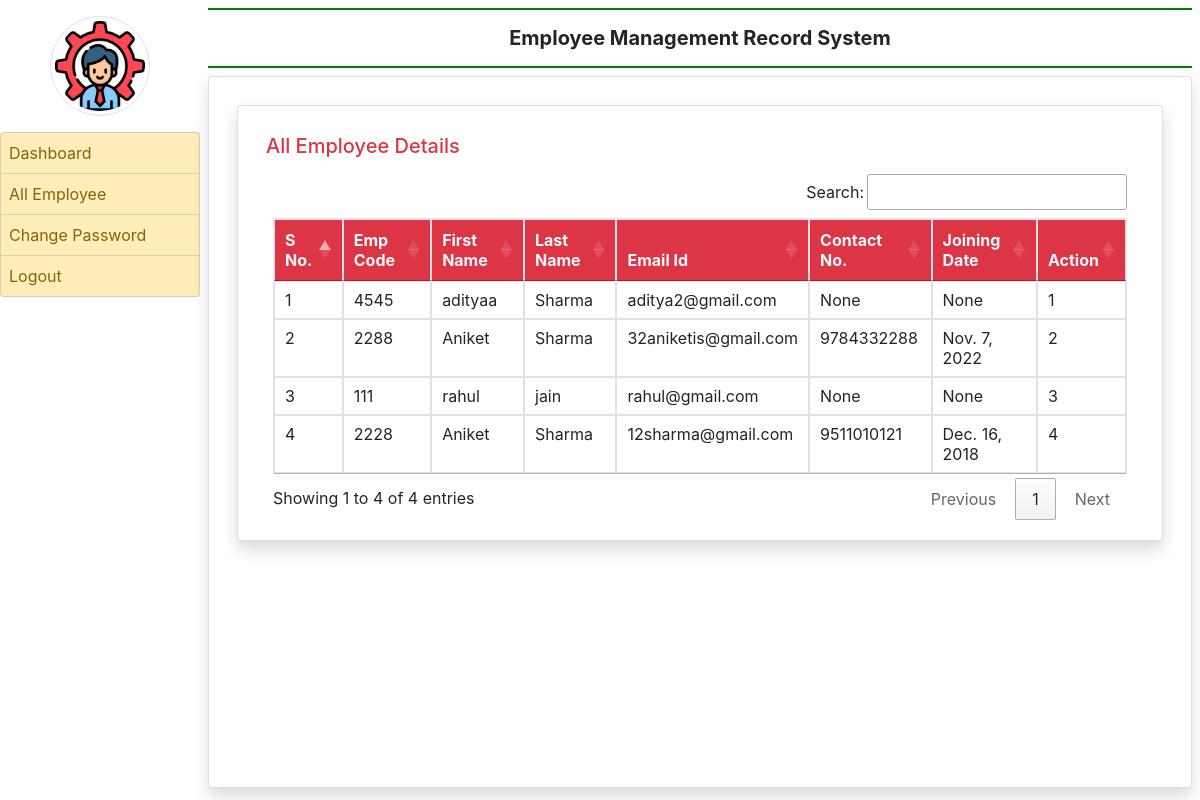
The app's page /all_employee (signed in), older data.
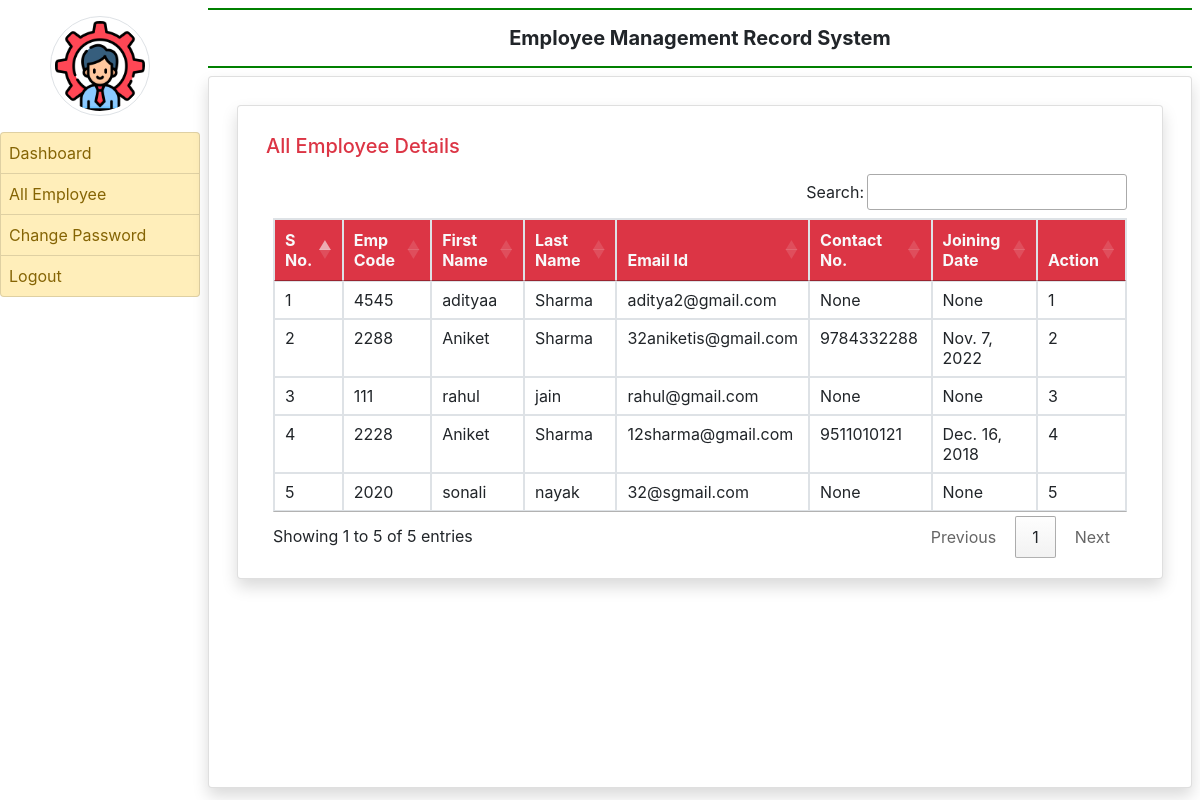
The same page, newer data.
### Employee/models.py (models this page shows, shortened)
class EmployeeDetails(models.Model):
    user = models.ForeignKey(User,on_delete=models.CASCADE)
    empcode = models.CharField(max_length=50)
    empdept = models.CharField(max_length=50,null=True)
    designation = models.CharField(max_length=100,null=True)
    contact = models.CharField(max_length=15, null=True)
    gender = models.CharField(max_length=50 , null=True)
    joiningdate = models.DateField(null=True)

### Employee/views.py (the view)
# urls.py: path('all_employee', all_employee , name='all_employee'),
def all_employee(request):
     if not request.user.is_authenticated:
          return redirect('admin_login')
     employee = EmployeeDetails.objects.all()
     return render(request, 'all_employee.html', locals())

### Employee/Templates/all_employee.html (shortened to what this page needs)
{% extends "admin_base.html" %}
{% block main%}
<div class="card shadow m-2">
    <div class="card-body">
        <h5 class="p-2 text-danger" style=" border-botton : 2px solid orange">All Employee Details</h5>
        <div class="container-fluid">
        <table class= "table table-bordered table hover" id="example">
            <thead class="text-light bg-danger">
            <tr>
                <th>S No.</th>
                <th>Emp Code</th>
                <th>First Name</th>
                <th>Last Name</th>
                <th>Email Id</th>
                <th>Contact No.</th>
                <th>Joining Date</th>
                <th>Action</th>
            </tr>
            </thead>
            <tbody>
            {% for i in employee %}
            <tr>
                <td>{{forloop.counter}}</td>
                <td>{{i.empcode}}</td>
                <td>{{i.user.first_name}}</td>
                <td>{{i.user.last_name}}</td>
                <td>{{i.user.username}}</td>
                <td>{{i.contact}}</td>
                <td>{{i.joiningdate}}</td>
                <td>{{forloop.counter}}</td>
            </tr>
            {% endfor %}
            </tbody>
        </table>
        </div>
</div>
{% endblock %}

### Employee/Templates/admin_base.html (shortened to what this page needs)
{% load static %}
<html>
<head>
  <link rel="stylesheet" href="https://cdn.jsdelivr.net/npm/bootstrap@4.6.1/dist/css/bootstrap.min.css">
  <link rel="stylesheet" href="https://use.fontawesome.com/releases/v5.7.0/css/all.css">
<link rel ="stylesheet" href="https://cdn.datatables.net/1.13.1/css/jquery.dataTables.min.css">
<link rel ="stylesheet" href="https://cdn.datatables.net/buttons/2.3.2/css/buttons.dataTables.min.css">
</head>
<body>
    <div class="container-fluid">
        <div class="row">
            <div class="col-sm-2 p-0">
                <center><img src="{% static 'images/manager.png' %}" width="100" height="100" class="img-thumbnail rounded-circle my-3"></center>
            <div class="list-group">
                <a href="{% url 'admin_home'%}" class="list-group-item list-group-item-warning list-group-item-action {% if request.path == '/my_education/'%} active {% endif %}">Dashboard</a>
                <a href="{% url 'all_employee'%}" class="list-group-item list-group-item-warning list-group-item-action {% if request.path == '/edit_myeducation/'%} active {% endif %}">All Employee</a>
                <a href="{% url 'change_passwordadmin'%}" class="list-group-item list-group-item-warning list-group-item-action {% if request.path == '/change_password/'%} active {% endif %}">Change Password</a>
                <a href="{% url 'logout'%}" class="list-group-item list-group-item-warning list-group-item-action">Logout</a>
            </div>
            </div>
            <div class="col-sm-10 p-0">
            <div class="container-fluid p-2">
                <h5 class="text-center p-3 font-weight-bold" style="border-bottom : 2px solid green ; border-top : 2px solid green">Employee Management Record System</h5>
            <div class="card shadow" style="min-height : 89vh">
            <div class="card-body">
                {% block main %}
                {% endblock %}
            </div>
        </div>
            </div>
            </div>
        </div>
    </div>
</body>
</html>

### Employee/Templates/admin_base.html (style rules this page uses)
.list-group-item { padding:8px !important; }

Row changes from the older to the newer data that the page shows:
added EmployeeDetails: empcode "2020", user.first_name "sonali", user.last_name "nayak", user.username "32@sgmail.com", contact "None", joiningdate "None"
Text that changed along with them:
text written by a page script: "Search: Showing 1 to 4 of 4 entries Previous 1 Next" → "Search: Showing 1 to 5 of 5 entries Previous 1 Next"
